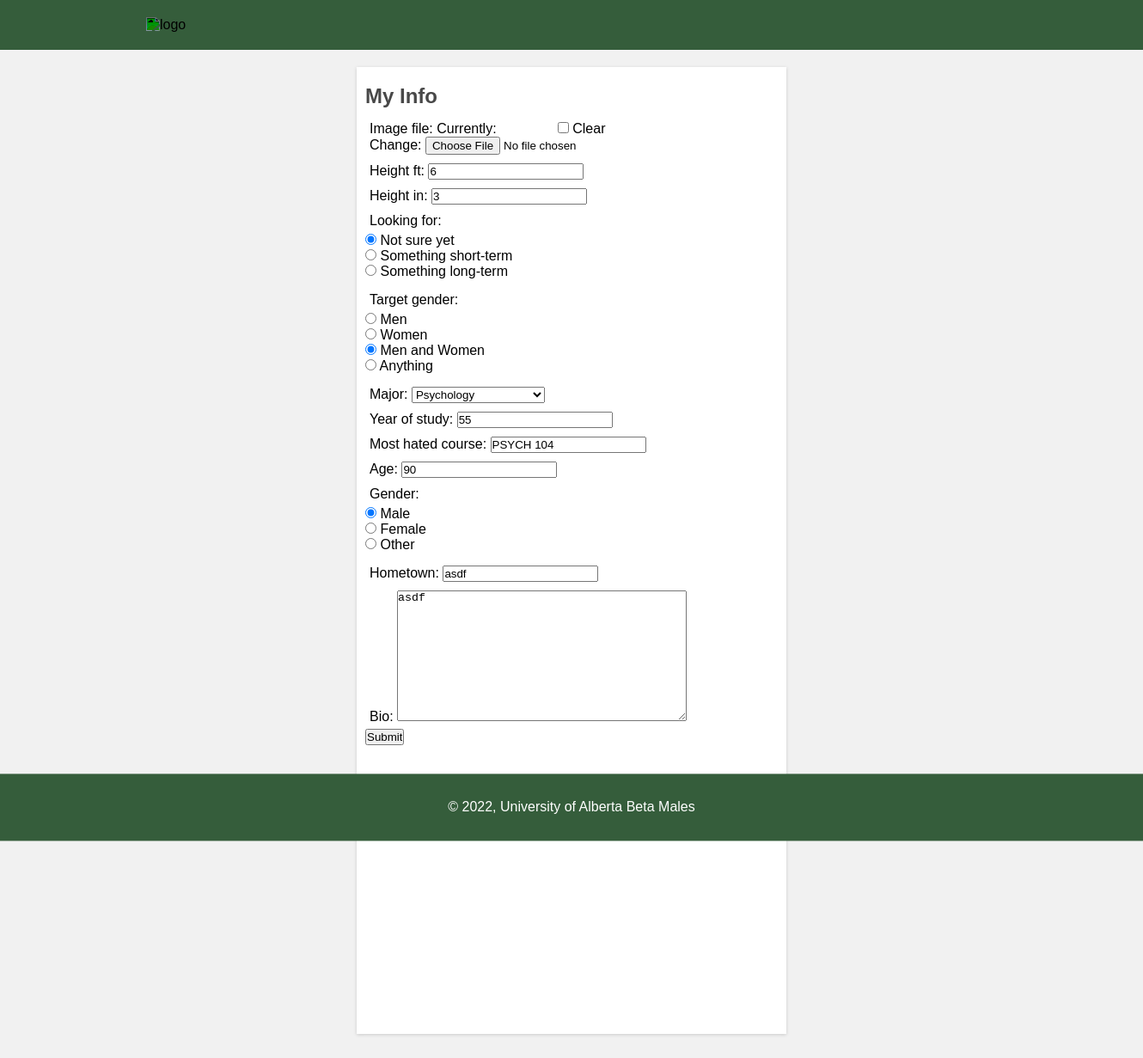
Screenshot of /account/edit_info/ (signed in) with the database file from the repository.
### account/models.py (models this page shows, shortened)
class UserInfo(models.Model):
    user = models.OneToOneField(
        to=User,
        on_delete=models.CASCADE,
        )
    image_file = models.ImageField(
        null=True,
        blank=True
        )
    height_ft = models.IntegerField()
    height_in = models.IntegerField()
    looking_for = models.CharField(max_length=40)
    target_gender = models.CharField(max_length=40)
    major = models.CharField(max_length=40)
    year_of_study = models.IntegerField()
    most_hated_course = models.CharField(max_length=40)
    first_name = models.CharField(max_length=40, null=True, blank=True)
    age = models.IntegerField()
    gender = models.CharField(max_length=40)
    hometown = models.CharField(max_length=50)
    bio = models.TextField(max_length=300)

### account/views.py (the view, shortened to what this page needs)
# urls.py: path("account/edit_info/", views.edit_info),
def edit_info(request):
    context = {}
    try:
        user_info = UserInfo.objects.get(user=request.user)
        form = PersonalInfoForm(instance=user_info)
    except:
        form = PersonalInfoForm()
        user_info = None
    context["index"] = INDEX_URL
    context["form"] = form
    return render(request, "edit_info.html", context)

### account/templates/edit_info.html (shortened to what this page needs)
<!DOCTYPE html>
<html>
    <head>
    </head>
    <body>
        <header>
            <a href={{index}}>
            <img alt="logo" src="https://logodix.com/logo/1031274.png">
        </header>
        <main>
            <article class="articleStyle">
                    <h1>My Info</h1>
                    <p>
                        <form method="post" enctype="multipart/form-data">
                            {{form.as_p}}
                            <submitbutton>
                                <input type="submit" value="Submit" placeholder = "Test">
                            </submitbutton>
                        </form>
                    <p>
                <footer>
                    <p> &copy; <script>document.write(new Date().getFullYear());</script>, University of Alberta Beta Males</p>
                </footer>
            </article>
        </main>
    </body>
</html>

### rows the page displays
UserInfo: height_ft "6", height_in "3", looking_for "☑ Not sure yet ☐ Something short-term ☐ Something long-term", target_gender "☐ Men ☐ Women ☑ Men and Women ☐ Anything", major "Psychology", year_of_study "55", most_hated_course "PSYCH 104", age "90", gender "☑ Male ☐ Female ☐ Other", hometown "asdf", bio "asdf"
